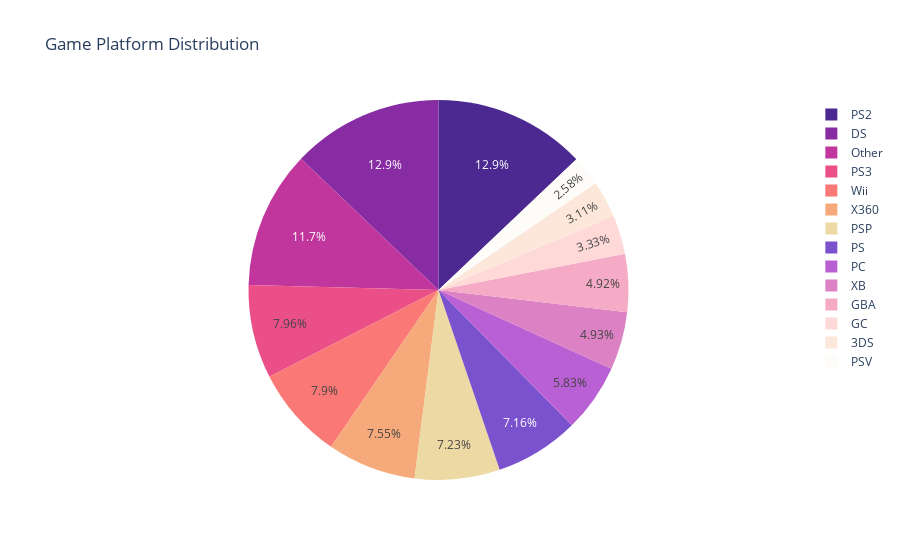
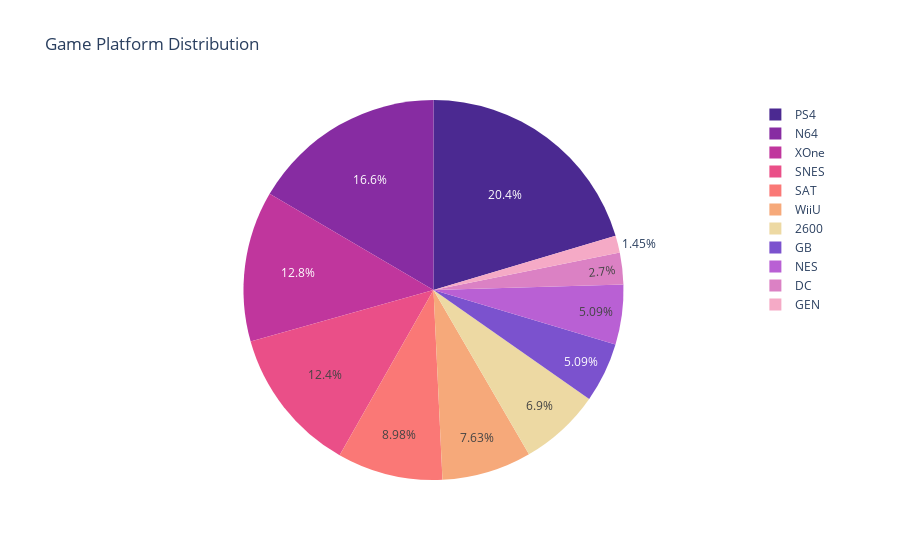

The notebook cell these images were saved under, in order:
### Code cell
platform_distribution(connection, cursor)

### Figure 1 — Plotly figure (JSON) as saved in the notebook; plotly's stock layout.template omitted (floating-point values rounded to 4 significant figures)
{"data": [{"domain": {"x": [0, 1], "y": [0, 1]}, "hovertemplate": "Platform Name=%{label}<br>Number of Games=%{value}<extra></extra>", "labels": ["3DS", "DS", "GBA", "GC", "PC", "PS", "PS2", "PS3", "PSP", "PSV", "Wii", "X360", "XB", "Other"], "legendgroup": "", "name": "", "showlegend": true, "type": "pie", "values": [520, 2152, 822, 556, 974, 1197, 2161, 1330, 1209, 432, 1320, 1262, 824, 1958]}], "layout": {"legend": {"tracegroupgap": 0}, "piecolorway": ["rgb(75, 41, 145)", "rgb(135, 44, 162)", "rgb(192, 54, 157)", "rgb(234, 79, 136)", "rgb(250, 120, 118)", "rgb(246, 169, 122)", "rgb(237, 217, 163)"], "title": {"text": "Game Platform Distribution"}}}

### Figure 2 — Plotly figure (JSON) as saved in the notebook; plotly's stock layout.template omitted (floating-point values rounded to 4 significant figures)
{"data": [{"domain": {"x": [0, 1], "y": [0, 1]}, "hovertemplate": "Platform Name=%{label}<br>Number of Games=%{value}<extra></extra>", "labels": ["2600", "DC", "GB", "GEN", "N64", "NES", "PS4", "SAT", "SNES", "WiiU", "XOne"], "legendgroup": "", "name": "", "showlegend": true, "type": "pie", "values": [133, 52, 98, 28, 319, 98, 393, 173, 239, 147, 247]}], "layout": {"legend": {"tracegroupgap": 0}, "piecolorway": ["rgb(75, 41, 145)", "rgb(135, 44, 162)", "rgb(192, 54, 157)", "rgb(234, 79, 136)", "rgb(250, 120, 118)", "rgb(246, 169, 122)", "rgb(237, 217, 163)"], "title": {"text": "Game Platform Distribution"}}}
